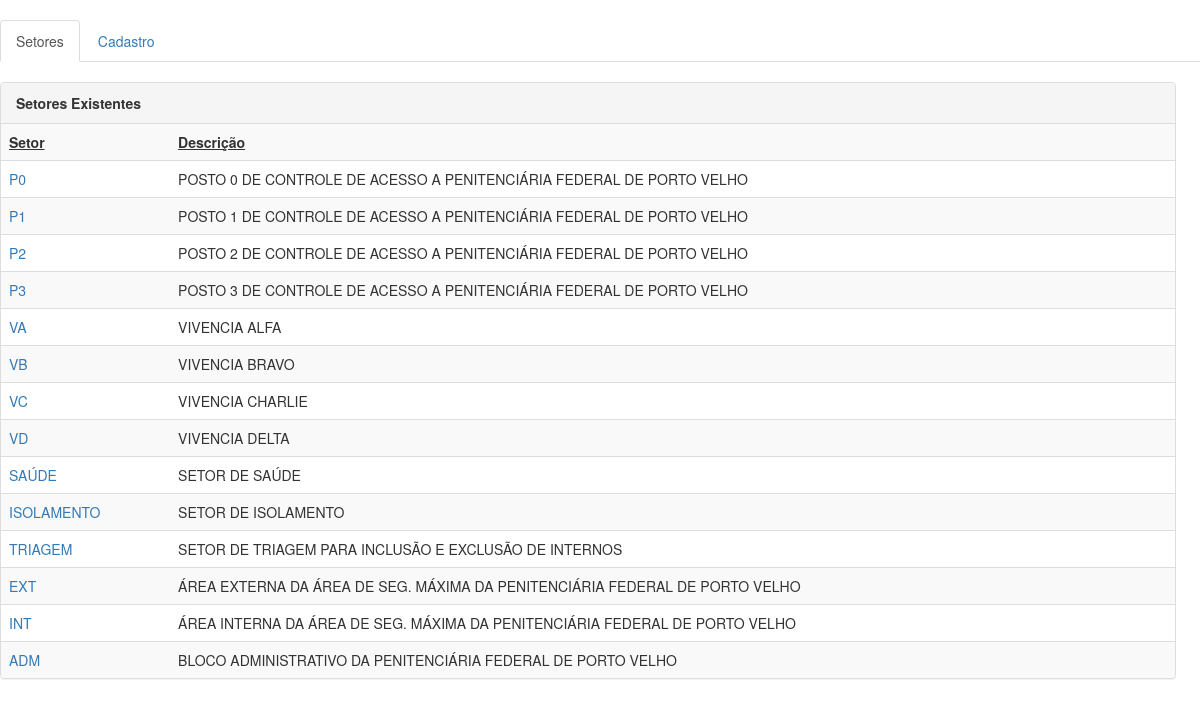
/principal.php?pg=setor (signed in), run on the app's committed database.
### tables this page shows
CREATE TABLE `setor` (
  `set_codigo` int(11) NOT NULL AUTO_INCREMENT,
  `set_nome` varchar(30) NOT NULL,
  `set_descricao` varchar(100) DEFAULT NULL,
  PRIMARY KEY (`set_codigo`),
  UNIQUE KEY `set_nome` (`set_nome`)
);

### html/setores/setor.php (the view, shortened to what this page needs)
<br>
<ul class="nav nav-tabs">
  <li role="presentation" class="active">
  	<a href="principal.php?pg=setor" target="mainFrame">Setores</a>
  	</li>
  <li role="presentation">
  	<a href="principal.php?pg=setor&acao=novo" target="mainFrame">Cadastro</a>
  </li>
</ul>
<br>
<table style="width: 98%">
	<tr>
		<td>
		<div class="panel panel-default">
			<div class="panel-heading"><strong>Setores Existentes</strong></div>
		  	<table class="table table-striped">
		    	<tr>
		    		<td><strong><u>Setor</u></strong></td>
		    		<td><strong><u>Descrição</u></strong></td>
		    	</tr>
		    <?php
		    $result = mysql_query("SELECT * FROM setor");
		    while($row = mysql_fetch_assoc($result)){
		    	echo("<tr>");
		    	echo("<td><a href='principal.php?pg=setor&acao=detalhes&setor=" .$row['set_codigo']. "'>" .$row['set_nome']. "</a></td>");
		    	echo("<td>" .$row['set_descricao']. "</td>");
		    	echo("</tr>");
		    }
		    ?>
		    </table>
		</div>
		</td>
	</tr>
</table>

### html/principal.php (shortened to what this page needs)
<!DOCTYPE HTML>
<html>
<head>
<link rel="stylesheet" href="../css/bootstrap.css"/>
<link rel="stylesheet" href="../css/formValidation.css"/>
</head>
<body>
<?php
	$pg = $_GET['pg'];
	$acao = $_GET['acao'];
	$logado = $_SESSION["login"];
	if($logado == "") {
		header('location: login.php');
	}else {
		if($pg == "camera") {
			if($acao == "nova") {
				include 'cameras/camera_cadastro.php';
			}else if($acao == "detalhes") {
				include 'cameras/camera_detalhes.php';
			}else {
				include 'cameras/cameras.php';
			}
		}else if($pg == "setor") {
			if($acao == "novo") {
				include 'setores/setor_cadastro.php';
			}else if ($acao == "detalhes") {
				include 'setores/setor_detalhes.php';
			}else {
				include 'setores/setor.php';
			}
		}else if($pg == "area") {
			if($acao == "nova") {
				include 'areas/area_cadastro.php';
			}else if ($acao == "detalhes") {
				include 'areas/area_detalhes.php';
			}else {
				include 'areas/area.php';
			}
		}else if($pg == "conf") {
			include 'conf/conf.php';
		}else if($pg == 'arquivos') {
			if($acao == "pesquisa") {
				include 'arquivos/resultado_pesquisa_arquivos.php';
			}else {
				include 'arquivos/pesquisa_arquivos.php';
			}
		}else if($pg == 'mosaicos') {
			if($acao == "novo") {
				include 'mosaicos/novo_2x2.php';
			}else {
				include 'mosaicos/mosaicos.php';
			}
		}else if($pg == "info") {
			include 'info/info.php';
		}else if($pg == "sobre") {
			include 'info/sobre.php';
		}else if($pg == "versao") {
			include 'info/versao.php';
		}else if($pg == "funcionamento") {
			include 'info/funcionamento.php';
		}else {
			include 'arquivos/pesquisa_arquivos.php';
		}
	}
?>
</body>
</html>

### data on the page
setor: set_nome "P0", set_descricao "POSTO 0 DE CONTROLE DE ACESSO A PENITENCIÁRIA FEDERAL DE PORTO VELHO"
setor: set_nome "P1", set_descricao "POSTO 1 DE CONTROLE DE ACESSO A PENITENCIÁRIA FEDERAL DE PORTO VELHO"
setor: set_nome "P2", set_descricao "POSTO 2 DE CONTROLE DE ACESSO A PENITENCIÁRIA FEDERAL DE PORTO VELHO"
setor: set_nome "P3", set_descricao "POSTO 3 DE CONTROLE DE ACESSO A PENITENCIÁRIA FEDERAL DE PORTO VELHO"
setor: set_nome "VA", set_descricao "VIVENCIA ALFA"
setor: set_nome "VB", set_descricao "VIVENCIA BRAVO"
setor: set_nome "VC", set_descricao "VIVENCIA CHARLIE"
setor: set_nome "VD", set_descricao "VIVENCIA DELTA"
setor: set_nome "SAÚDE", set_descricao "SETOR DE SAÚDE"
setor: set_nome "ISOLAMENTO", set_descricao "SETOR DE ISOLAMENTO"
setor: set_nome "TRIAGEM", set_descricao "SETOR DE TRIAGEM PARA INCLUSÃO E EXCLUSÃO DE INTERNOS"
setor: set_nome "EXT", set_descricao "ÁREA EXTERNA DA ÁREA DE SEG. MÁXIMA DA PENITENCIÁRIA FEDERAL DE PORTO VELHO"
setor: set_nome "INT", set_descricao "ÁREA INTERNA DA ÁREA DE SEG. MÁXIMA DA PENITENCIÁRIA FEDERAL DE PORTO VELHO"
setor: set_nome "ADM", set_descricao "BLOCO ADMINISTRATIVO DA PENITENCIÁRIA FEDERAL DE PORTO VELHO"
